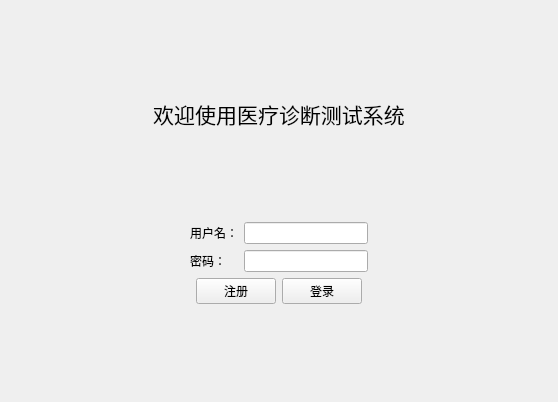
<?xml version="1.0" encoding="UTF-8"?>
<ui version="4.0">
 <class>LoginView</class>
 <widget class="QWidget" name="LoginView">
  <property name="geometry">
   <rect>
    <x>0</x>
    <y>0</y>
    <width>558</width>
    <height>402</height>
   </rect>
  </property>
  <property name="windowTitle">
   <string>登录</string>
  </property>
  <layout class="QVBoxLayout" name="verticalLayout">
   <item>
    <spacer name="verticalSpacer">
     <property name="orientation">
      <enum>Qt::Orientation::Vertical</enum>
     </property>
     <property name="sizeHint" stdset="0">
      <size>
       <width>20</width>
       <height>30</height>
      </size>
     </property>
    </spacer>
   </item>
   <item>
    <widget class="QLabel" name="label">
     <property name="font">
      <font>
       <pointsize>16</pointsize>
      </font>
     </property>
     <property name="text">
      <string>欢迎使用医疗诊断测试系统</string>
     </property>
     <property name="alignment">
      <set>Qt::AlignmentFlag::AlignCenter</set>
     </property>
    </widget>
   </item>
   <item>
    <spacer name="verticalSpacer_2">
     <property name="orientation">
      <enum>Qt::Orientation::Vertical</enum>
     </property>
     <property name="sizeHint" stdset="0">
      <size>
       <width>20</width>
       <height>29</height>
      </size>
     </property>
    </spacer>
   </item>
   <item>
    <layout class="QHBoxLayout" name="horizontalLayout_2">
     <item>
      <spacer name="horizontalSpacer">
       <property name="orientation">
        <enum>Qt::Orientation::Horizontal</enum>
       </property>
       <property name="sizeHint" stdset="0">
        <size>
         <width>40</width>
         <height>20</height>
        </size>
       </property>
      </spacer>
     </item>
     <item>
      <layout class="QFormLayout" name="formLayout">
       <item row="0" column="0">
        <widget class="QLabel" name="label_2">
         <property name="text">
          <string>用户名：</string>
         </property>
        </widget>
       </item>
       <item row="0" column="1">
        <widget class="QLineEdit" name="inputUserName"/>
       </item>
       <item row="1" column="0">
        <widget class="QLabel" name="label_3">
         <property name="text">
          <string>密码：</string>
         </property>
        </widget>
       </item>
       <item row="1" column="1">
        <widget class="QLineEdit" name="inputUserPassword">
         <property name="echoMode">
          <enum>QLineEdit::EchoMode::Password</enum>
         </property>
        </widget>
       </item>
      </layout>
     </item>
     <item>
      <spacer name="horizontalSpacer_2">
       <property name="orientation">
        <enum>Qt::Orientation::Horizontal</enum>
       </property>
       <property name="sizeHint" stdset="0">
        <size>
         <width>40</width>
         <height>20</height>
        </size>
       </property>
      </spacer>
     </item>
    </layout>
   </item>
   <item>
    <layout class="QHBoxLayout" name="horizontalLayout_3">
     <item>
      <spacer name="horizontalSpacer_3">
       <property name="orientation">
        <enum>Qt::Orientation::Horizontal</enum>
       </property>
       <property name="sizeHint" stdset="0">
        <size>
         <width>40</width>
         <height>20</height>
        </size>
       </property>
      </spacer>
     </item>
     <item>
      <layout class="QHBoxLayout" name="horizontalLayout">
       <item>
        <widget class="QPushButton" name="btSIngUp">
         <property name="text">
          <string>注册</string>
         </property>
        </widget>
       </item>
       <item>
        <widget class="QPushButton" name="btSingIn">
         <property name="text">
          <string>登录</string>
         </property>
        </widget>
       </item>
      </layout>
     </item>
     <item>
      <spacer name="horizontalSpacer_4">
       <property name="orientation">
        <enum>Qt::Orientation::Horizontal</enum>
       </property>
       <property name="sizeHint" stdset="0">
        <size>
         <width>40</width>
         <height>20</height>
        </size>
       </property>
      </spacer>
     </item>
    </layout>
   </item>
   <item>
    <spacer name="verticalSpacer_3">
     <property name="orientation">
      <enum>Qt::Orientation::Vertical</enum>
     </property>
     <property name="sizeHint" stdset="0">
      <size>
       <width>20</width>
       <height>40</height>
      </size>
     </property>
    </spacer>
   </item>
  </layout>
 </widget>
 <resources/>
 <connections/>
</ui>
